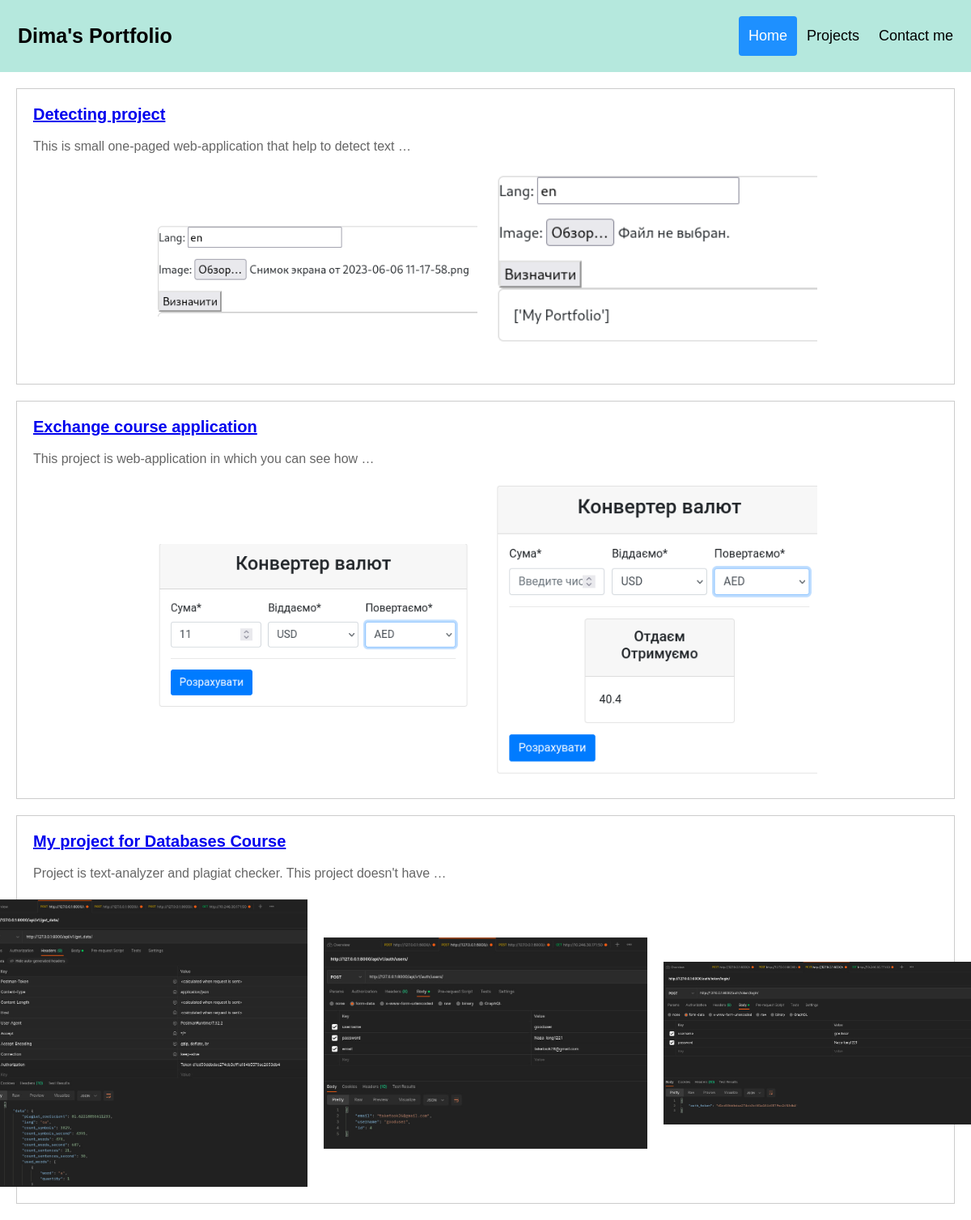
/projects/, run on the app's committed database.
### app/models.py (models this page shows, shortened)
class Post(models.Model):
    title = models.CharField(max_length=255)
    description = models.TextField()
    link = models.URLField(null=True)
    screen = models.ImageField(upload_to='photos/')
    secondscreen = models.ImageField(upload_to='photos/', null=True, blank=True)
    thirdscreen = models.ImageField(upload_to='photos/', null=True, blank=True)
    creation_time = models.DateTimeField(auto_now_add=True)
    def get_absolute_url(self):
        return reverse('post', kwargs={'post_id': self.pk})

### app/views.py (the view)
# urls.py: path('projects/', ListProjects.as_view(), name='projects'),
class ListProjects(ListView):
    model = Post
    template_name = 'app/listprojects.html'
    context_object_name = 'posts'
    def get_queryset(self):
        return Post.objects.all()

### templates/app/listprojects.html
{% extends 'base.html' %}
{% block content %}
{% for p in object_list %}
<div class="post">
      <h3 class="post-title"><a href="{{ p.get_absolute_url }}">{{p.title}} </a></h3>
      <p class="post-text"> {{p.description|linebreaks|truncatewords:10}} </p>
      <div class="image-row">
      {% if p.screen %}
      <img class="image-getsmall" src="{{ p.screen.url }}" alt="Picture">
      {% endif %}
      {% if p.secondscreen %}
      <img class="image-getsmall" src="{{ p.secondscreen.url }}" alt="Picture 2">
      {% endif %}
      {% if p.thirdscreen %}
      <img class="image-getsmall" src="{{ p.thirdscreen.url }}" alt="Picture 3">
      {% endif %}
      </div>
</div>
{% endfor %}
{% endblock %}

### static/app/css/styles.css (style rules this page uses)
* { box-sizing: border-box; }
body { margin: 0; font-family: Arial, Helvetica, sans-serif; }
h3 { font-size: 24px; color: #333333; margin-bottom: 10px; }
p { font-size: 16px; color: #666666; line-height: 1.5; margin-bottom: 20px; }
.post { border: 1px solid #cccccc; padding: 20px; margin-bottom: 20px; }
.post img { max-width: 100%; height: auto; margin-bottom: 10px; }
.post-title { font-size: 20px; color: #333333; margin: 0; }
.post-text { font-size: 16px; color: #666666; margin: 0; }
.image-getsmall { width: 400px; height: 300px; }
.image-row { display: flex; justify-content: center; align-items: center; }
.image-row img { margin: 0 10px; }

### data on the page
Post: title "Detecting project", description "This is small one-paged web-application that help to detect text …", screen (picture), secondscreen (picture)
Post: title "Exchange course application", description "This project is web-application in which you can see how …", screen (picture), secondscreen (picture)
Post: title "My project for Databases Course", description "Project is text-analyzer and plagiat checker. This project doesn't have …", screen (picture), secondscreen (picture), thirdscreen (picture)
